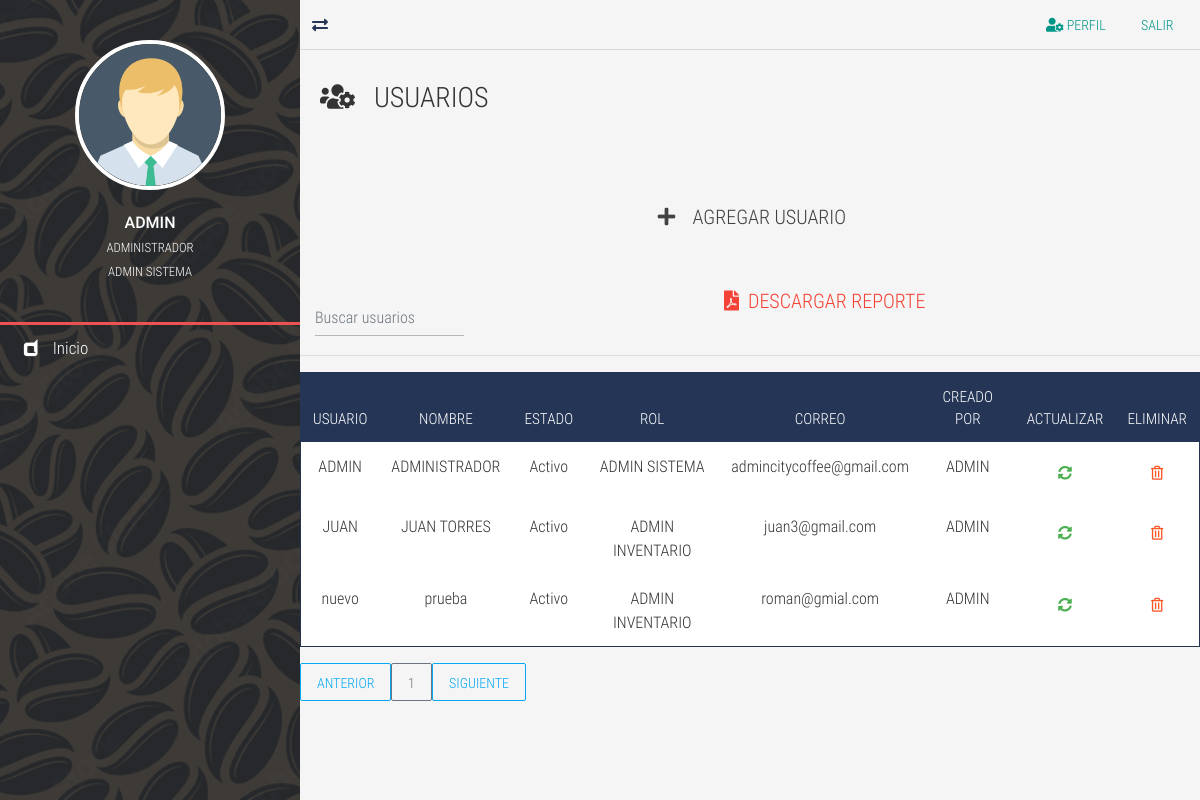
/user-list/ (signed in), run on an earlier commit of the app's database.
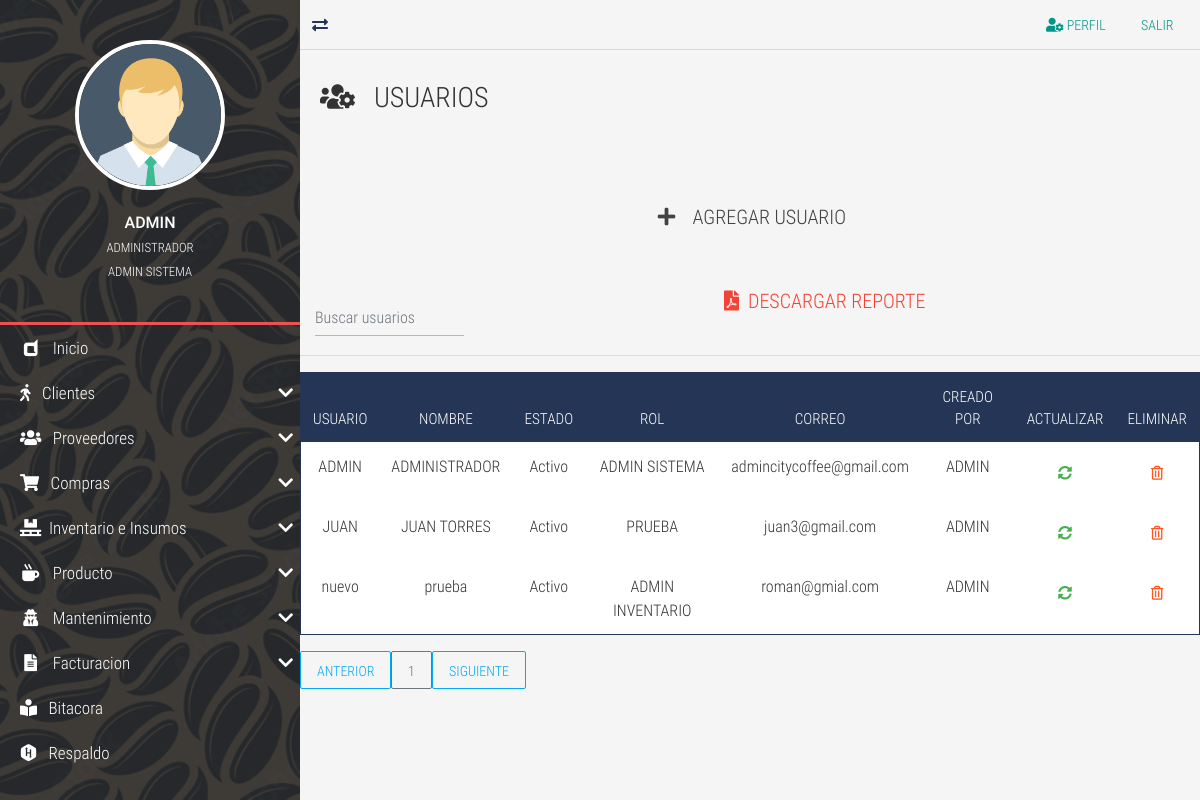
And on a later commit of the database.
### tables this page shows
CREATE TABLE `TBL_usuarios` (
  `id_usuario` int NOT NULL AUTO_INCREMENT,
  `usuario` varchar(50) NOT NULL,
  `nombre_usuario` varchar(100) NOT NULL,
  `estado_usuario` enum('Activo','Inactivo','Bloqueado','Nuevo') NOT NULL,
  `contrasena` varchar(100) NOT NULL,
  `id_rol` int NOT NULL,
  `fecha_ultima_conexion` datetime DEFAULT NULL,
  `preguntas_contestadas` int DEFAULT NULL,
  `primer_ingreso` int DEFAULT NULL,
  `fecha_vencimiento` date DEFAULT NULL,
  `correo_electronico` varchar(50) DEFAULT NULL,
  `creado_por` varchar(30) DEFAULT NULL,
  `fecha_creacion` datetime DEFAULT NULL,
  `modificado_por` varchar(30) DEFAULT NULL,
  `fecha_modificacion` datetime DEFAULT NULL,
  PRIMARY KEY (`id_usuario`)
);

CREATE TABLE `TBL_ms_roles` (
  `id_rol` int NOT NULL AUTO_INCREMENT,
  `rol` varchar(50) NOT NULL DEFAULT '',
  `descripcion` varchar(100) DEFAULT NULL,
  `creado_por` varchar(50) DEFAULT NULL,
  `fecha_creacion` datetime DEFAULT NULL,
  `modificado_por` varchar(50) DEFAULT NULL,
  `fecha_modificacion` datetime DEFAULT NULL,
  PRIMARY KEY (`id_rol`)
);

### controladores/vistasControlador.php (called while the page is built, shortened)
<?php
	class vistasControlador extends vistasModelo{
		public function obtener_plantilla_controlador(){
			return require_once "./vistas/plantilla.php";
		}
	}

### index.php (called while the page is built, shortened)
<?php
	require_once "./controladores/vistasControlador.php";
	$plantilla = new vistasControlador();
	$plantilla->obtener_plantilla_controlador();

### vistas/contenidos/user-list-view.php (the view, shortened to what the changed rows need)
<?php
$where="";
?>
      <table class="table table-striped table-dark table_id text-center" id="tblDatos">
                <thead>
					<tr>
					<th>USUARIO</th>
					<th>NOMBRE</th>
					<th>ESTADO</th>
					<th>ROL</th>
					<th>CORREO</th>
					<th>CREADO POR</th>
					<th>ACTUALIZAR</th>
					<th>ELIMINAR</th>
					</tr>
                </thead>
                <tbody>
				<?php
					include ("./cone.php");
					$SQL="SELECT u.id_usuario, u.usuario, u.nombre_usuario, u.estado_usuario, r.rol,u.correo_electronico,
					u.creado_por FROM TBL_usuarios u
					inner JOIN TBL_ms_roles r ON r.id_rol = u.id_rol
					$where";
					$dato = mysqli_query($conexion, $SQL);
					if($dato -> num_rows >0){
						while($fila=mysqli_fetch_array($dato)){
				?>
				<tr>
				<td><?php echo $fila['usuario']; ?></td>
				<td><?php echo $fila['nombre_usuario']; ?></td>
				<td><?php echo $fila['estado_usuario']; ?></td>
				<td><?php echo $fila['rol']; ?></td>
				<td><?php echo $fila['correo_electronico']; ?></td>
				<td><?php echo $fila['creado_por']?></td>
				<td>
				<div class="btn btn-success" data-toggle="modal" data-target="#ModalActualizar<?php echo $fila['id_usuario'];?>">
					<i class="fas fa-sync-alt"> </i>
				</div>
			</td>
				<td>
					<form class="FormularioAjax" action="<?php echo SERVERURL; ?>ajax/usuarioAjax.php" method="POST" data-form="delete" autocomplete="off">
					<button type="submit" class="btn btn-warning">
						<i class="far fa-trash-alt"></i>
					</button>
					</form>
				</td>
				</tr>
		<?php
			}
		}else{
		?>
    <tr class="text-center">
    <td colspan="16">No existen registros</td>
    </tr>
    <?php
		}
	?>
	</body>

### vistas/inc/NavLateral.php (shortened to what the changed rows need)
<?php
include ("./cone.php");
	$rol=$_SESSION['id_rol'];
	$sql="SELECT tipo_objeto FROM TBL_permisos
	where id_rol='$rol'";
	$dato = mysqli_query($conexion, $sql);
		if($dato -> num_rows >0){
			while($fila=mysqli_fetch_array($dato)){
				if($fila['tipo_objeto']=='Proveedores'){
					$proveedores='true';
				}
				if($fila['tipo_objeto']=='Insumos'){
					$insumos='true';
				}
				if($fila['tipo_objeto']=='Productos'){
					$productos='true';
				}
				if($fila['tipo_objeto']=='Compras'){
					$compras='true';
				}
				if($fila['tipo_objeto']=='Mantenimiento'){
					$mantenimiento='true';
				}
				if($fila['tipo_objeto']=='Administracion'){
					$administracion='true';
				}
				if($fila['tipo_objeto']=='Facturacion'){
					$facturacion='true';
				}
			}
		}
	?>
<section class="full-box nav-lateral">
	<div class="full-box nav-lateral-content">
		<nav class="full-box nav-lateral-menu">
			<ul>
				<?php
					if(isset($facturacion)=='true'){
				?>
				<li>
					<a href="#" class="nav-btn-submenu"><i class="fas fa-walking"></i> &nbsp; Clientes <i class="fas fa-chevron-down"></i></a>
				</li>
				<?php
					}
				?>
				<?php
					if(isset($proveedores)=='true'){
				?>
				<li>
					<a href="#" class="nav-btn-submenu"><i class="fas fa-users fa-fw"></i> &nbsp; Proveedores <i class="fas fa-chevron-down"></i></a>
				</li>
				<?php
					}
				?>
				<?php
					if(isset($compras)=='true'){
				?>
				<li>
					<a href="#" class="nav-btn-submenu"><i class="fas fa-shopping-cart"></i></i> &nbsp; Compras <i class="fas fa-chevron-down"></i></a>
				</li>
				<?php
					}
				?>
				<?php
					if(isset($insumos)=='true'){
				?>
				<li>
					<a href="#" class="nav-btn-submenu"><i class="fas fa-pallet fa-fw"></i> &nbsp;Inventario e Insumos <i class="fas fa-chevron-down"></i></a>
				</li>
				<?php
					}
				?>
				<?php
					if(isset($productos)=='true'){
				?>
				<li>
					<a href="#" class="nav-btn-submenu"><i class="fas fa-mug-hot fa-fw"></i> &nbsp; Producto <i class="fas fa-chevron-down"></i></a>
				</li>
				<?php
					}
				?>
				<?php
					if(isset($mantenimiento)=='true'){
				?>
				<li>
					<a href="#" class="nav-btn-submenu"><i class="fas  fa-user-secret fa-fw"></i> &nbsp; Mantenimiento <i class="fas fa-chevron-down"></i></a>
				</li>
				<?php
					}
				?>
				<?php
					if(isset($facturacion)=='true'){
				?>
				<li>
				<a href="#" class="nav-btn-submenu"><i class="fas  fa-file-alt fa-fw"></i> &nbsp; Facturacion <i class="fas fa-chevron-down"></i></a>
				</li>
				<?php
					}
				?>
				<?php
					if(isset($administracion)=='true'){
				?>
				<li>
					<a href="<?php echo SERVERURL; ?>bitacora/"><i class="fas fa-book-reader"></i> &nbsp; Bitacora</a>
				</li>
				<li>
					<a href="<?php echo SERVERURL; ?>respaldo/"><i class="fab fa-hackerrank"></i></i> &nbsp; Respaldo</a>
				</li>
				<?php
					}
				?>
			</ul>
		</nav>
	</div>
</section>

What changed in the data, as far as the page shows it:
changed tbl_usuarios "JUAN": id_rol.rol "ADMIN INVENTARIO" → "PRUEBA"
Also different on the page:
text now shown: "Clientes Proveedores Compras Inventario e Insumos Producto Mantenimiento Facturacion Bitacora Respaldo"
